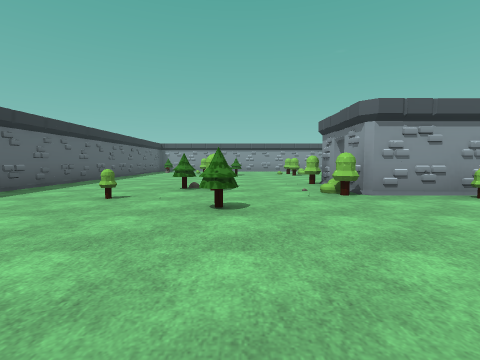
View 1 (above)

23 first-person views from a walk through a Godot game level. The camera is 1.3 m above the floor, tilts 4° down and sees 85° across. The floor is counted in squares, 2 m on a side. Each view is taken from the middle of a square. On the plan, view 1 faces up. The plan holds only what a view shows up to about 9 squares ahead; the rest is blank. The place goes on beyond the plan. Flat picture figures and markers are left out. Some surface patterns are stand-ins.

View 2
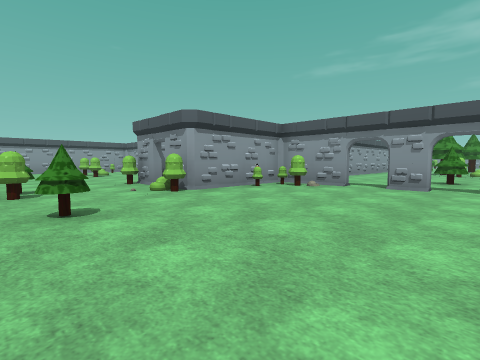

View 3
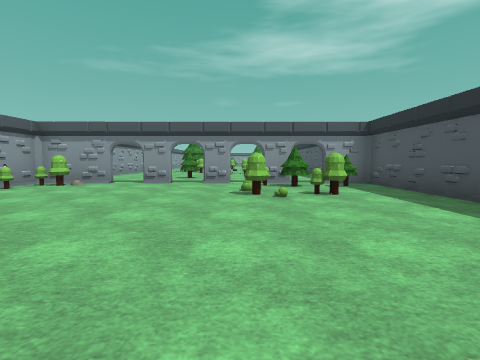

View 4
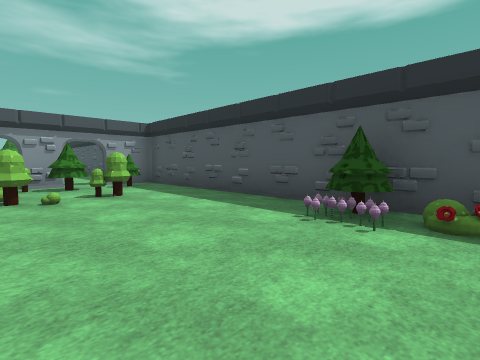

View 5
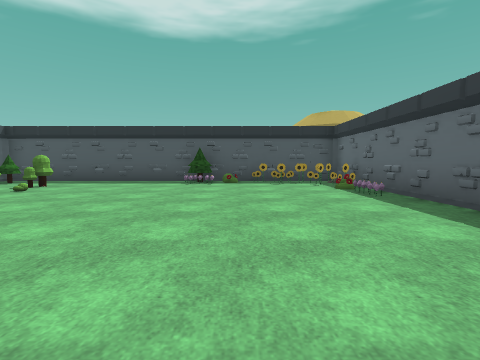

View 6
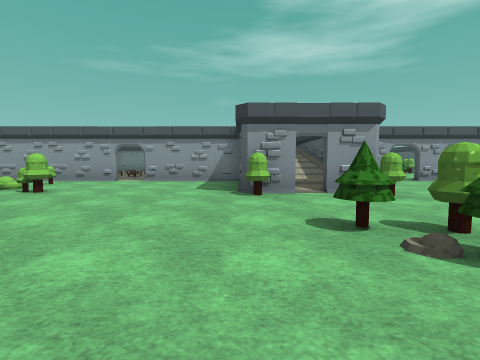

View 7
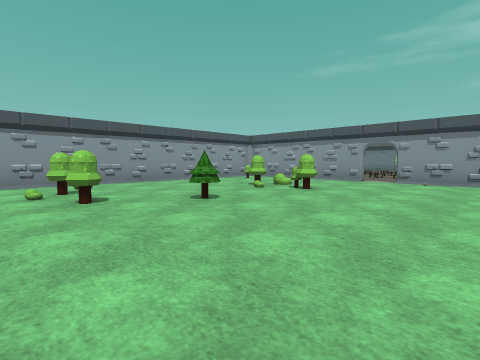

View 8
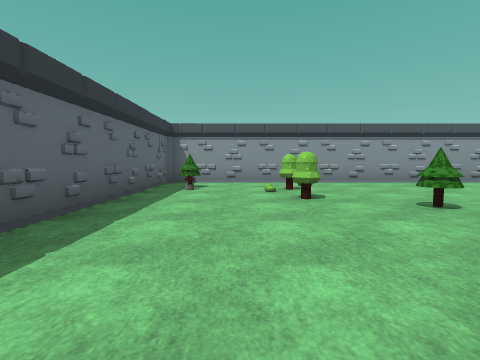

View 9
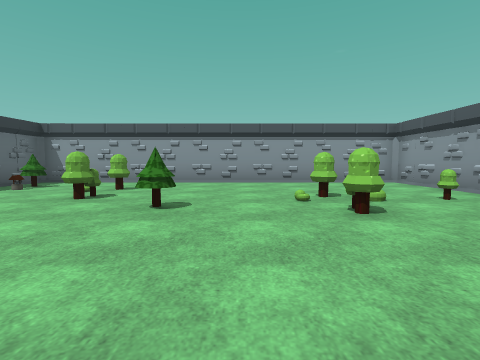

View 10
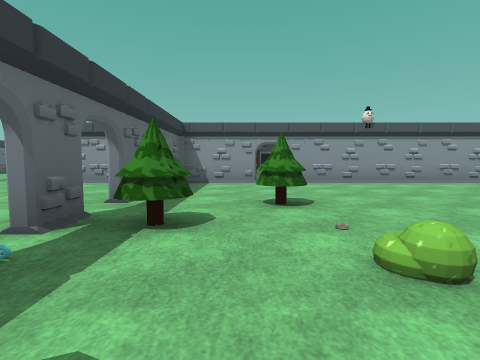

View 11
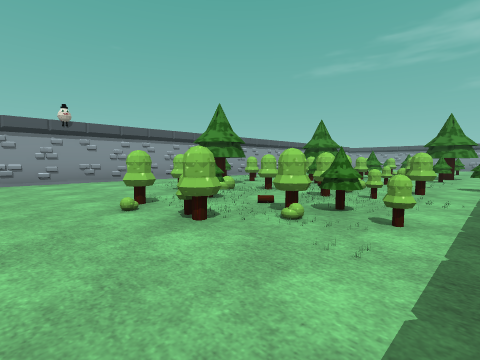

View 12
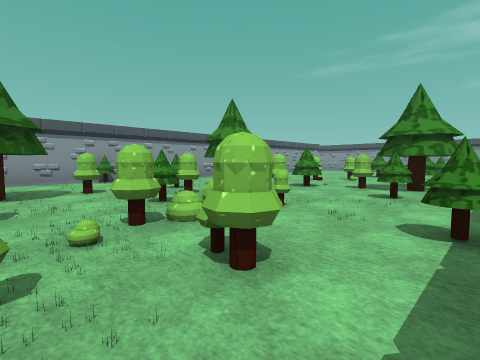

View 13
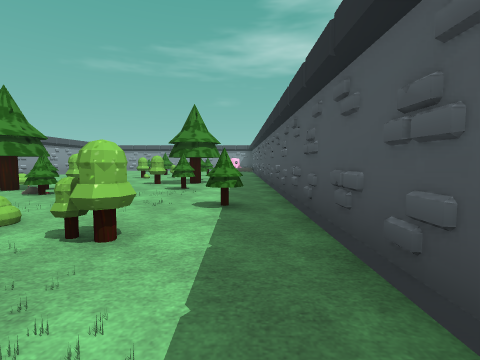

View 14
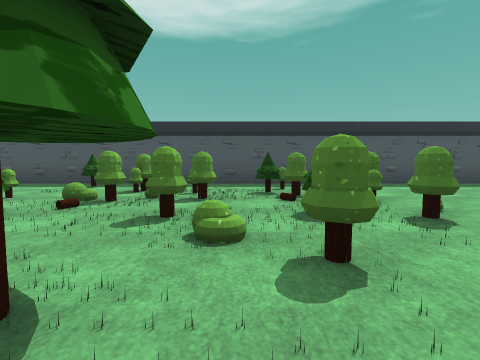

View 15
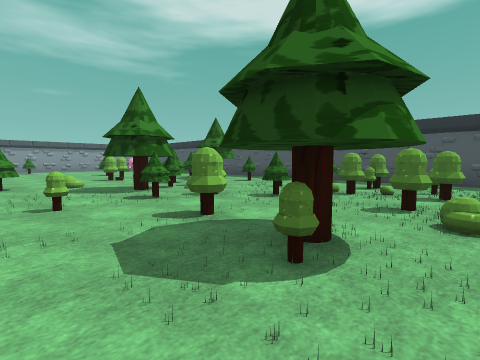

View 16
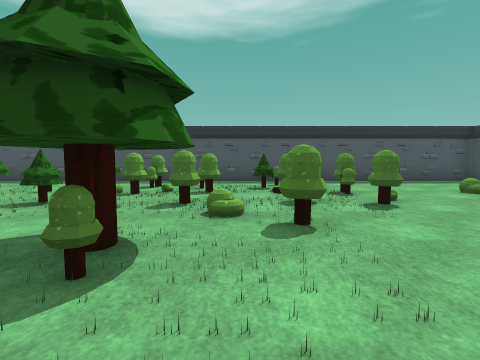

View 17
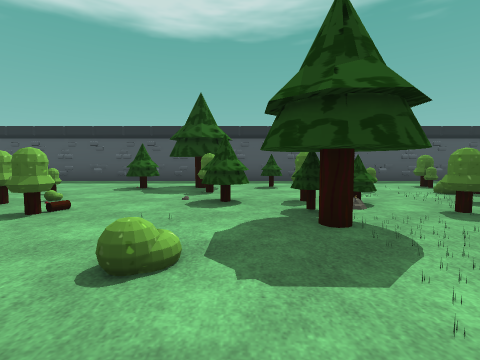

View 18
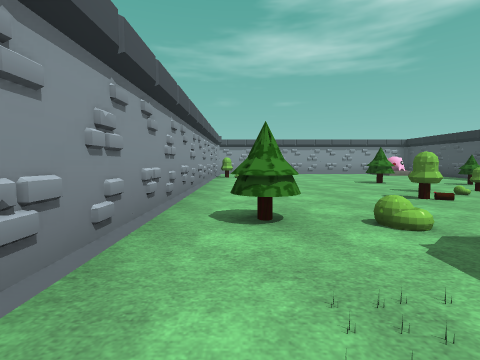

View 19
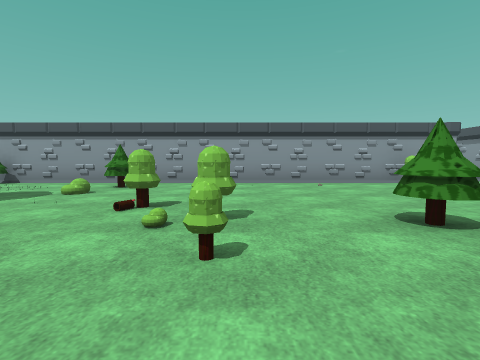

View 20
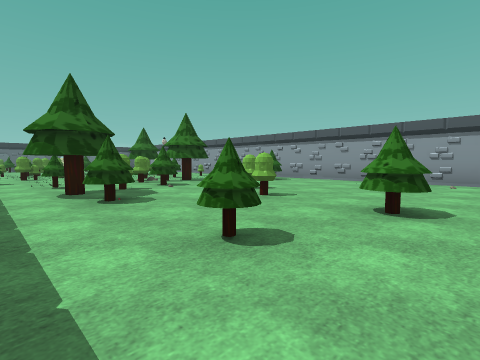

View 21
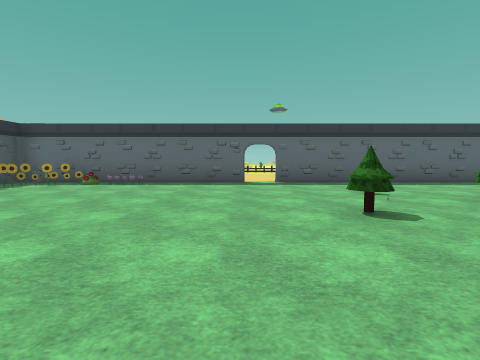

View 22
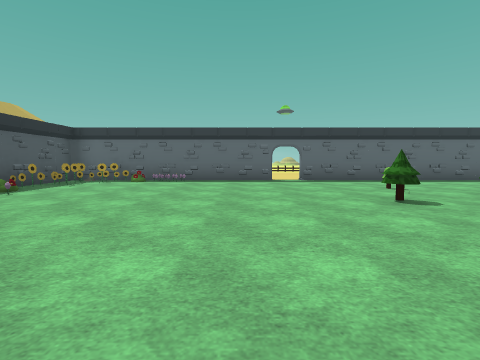

View 23
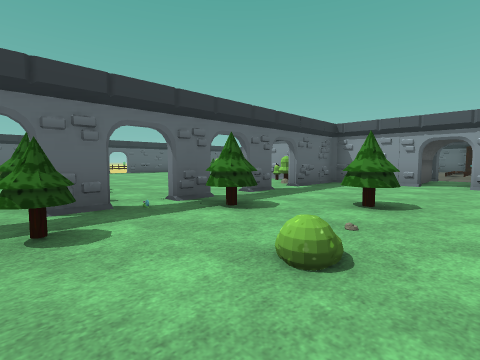

### Floor plan
Key: @ floor where view 1 was taken; # wall or solid block; x gap in a wall; . floor; = window, fence, low wall or low ledge; ^ raised ledge; T tree; B bush; W well; O other object.
Columns run from 6 left of view 1 to 28 right of it. Each row starts with its distance up from view 1.
 17  ############
 16  ##........ #
 15  #W.T....B..#
 14  #..T....T..#
 13  #....#..T.T#
 12  #.......T...
 11  #..........#
 10  #..........#
  9  #..........#
  8  #......T######.
  7  #....#..#     .
  6  #...T...#  =  .
  5  #..T...T#T###^.^^^^^^^^=^^^^^^^^^^
  4  #....#...OT#...............#......
  3  ...........x........T..T..........
  2  #..........x........#.T.##.B......
  1  #..........x..#...TB...T##...T....
  0  #....@.....##....T#.T.#.#T#...T.#.
 -1  O.......T........T...TB.......T...
 -2 OOO........O#......T.T..T...T#..#..
 -3  ##......T...#.....T..T...#.#......
 -4  ###OOO....##......................
 -5  ##################################

Where each view was taken, in squares from view 1:
view 1: 0 up, 0 right, facing up
view 2: 0 up, 1 left, facing up-right
view 3: 1 down, 2 left, facing right
view 4: 1 down, 2 left, facing down-right
view 5: 4 up, 2 left, facing down
view 6: 8 up, 3 left, facing right
view 7: 9 up, 3 left, facing up-right
view 8: 9 up, 3 left, facing up
view 9: 9 up, 1 right, facing up
view 10: 3 down, 8 right, facing up
view 11: 4 down, 10 right, facing up-right
view 12: 4 down, 15 right, facing up-right
view 13: 4 down, 14 right, facing right
view 14: 3 up, 14 right, facing down
view 15: 4 up, 14 right, facing down-right
view 16: 4 up, 14 right, facing down
view 17: 4 up, 21 right, facing down
view 18: 4 up, 19 right, facing right
view 19: 3 down, 25 right, facing up
view 20: 4 down, 28 right, facing up-left
view 21: 2 up, 3 right, facing left
view 22: 1 up, 4 right, facing left
view 23: 3 down, 10 right, facing up-left
